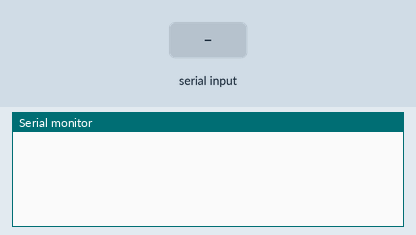
Recording of a sketch running on a simulated Arduino Uno, built with avr-gcc and run on an emulated ATmega328P. On the bench: the last lines printed to the serial monitor. The inputs (shaded band) are chosen by the test bench.

Above: at 1.2 s.
1.3 s: "90,45,200\n" received over Serial
At 3.1 s:
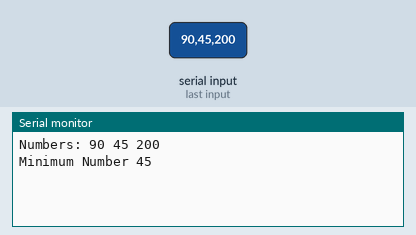
3.8 s: "30,150,10\n" received over Serial
At 6.3 s:
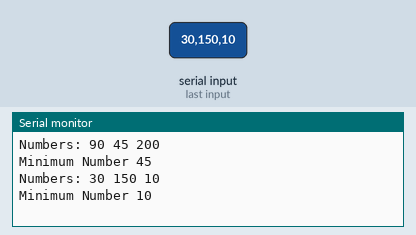

Measured:
- after the input at 1.3 s, the serial monitor: prints a new line after 1.0 s (image 1)
- after the input at 3.8 s, the serial monitor: prints a new line after 1.0 s (image 2)

The sketch:

P2.ino
```cpp
// Shahriar Nasim Nafi
// ID: 190205154
// Section: C1
// Github Link: https://github.com/SNNafi/EEE3210/blob/main/Assignment1/P2/P2.ino

// 2. Take 3 numbers as User Inputs (data type INT).
// Write a program to find out the minimum among these 3 numbers.

/**
  Input: 1,2,3

  Output:
  Numbers: 1 2 3
  Minimum Number 1

*/


void setup()  {
   Serial.begin(9600);
}

void loop() {
  if (Serial.available()) {
    char buffer[100];
    int i = -1;
    int nums[3];
    String string = Serial.readString();

    int index1 = string.indexOf(',');
    nums[++i] = string.substring(0, index1).toInt();

    int index2 = string.indexOf(',', index1 + 1);
    nums[++i] = string.substring(index1 + 1, index2).toInt();

    nums[++i] = string.substring(index2 + 1).toInt();

    int minNum = min3(nums[0], nums[1], nums[2]);
    sprintf(buffer, "\nNumbers: %d %d %d\nMinimum Number %d\n", nums[0], nums[1], nums[2], minNum);
    Serial.print(buffer);
  }

}

int min3(int a, int b, int c) {
    int min = a;
    if (min > b) min = b;
    if (min > c) min = c;
    return min;
}
```
